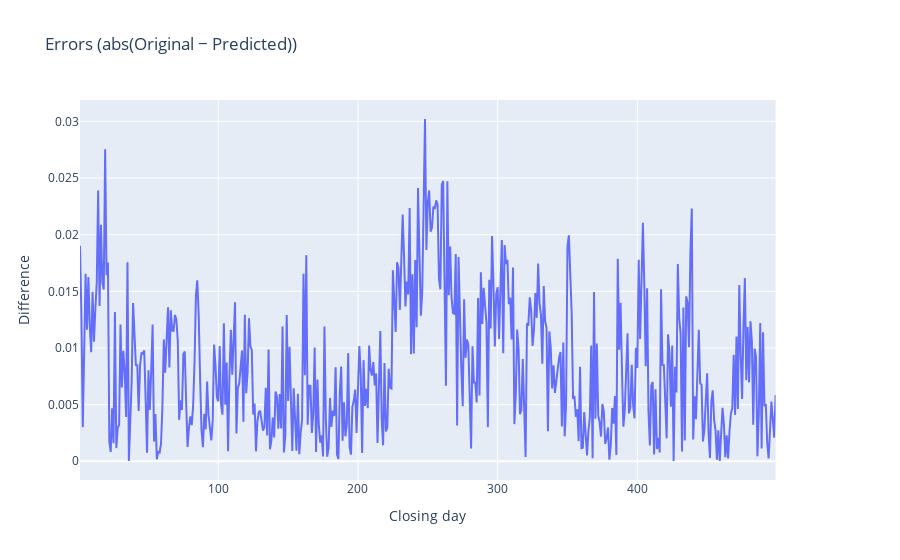

Notebook code for this chart:
### Code cell
# import graph_objects from plotly package
import plotly.graph_objects as go
 
# import make_subplots function from plotly.subplots
# to make grid of plots
from plotly.subplots import make_subplots
 
# use specs parameter in make_subplots function
# to create secondary y-axis
fig = make_subplots(specs=[[{"secondary_y": True}]])
 
# plot a scatter chart by specifying the x and y values
# Use add_trace function to specify secondary_y axes.
fig.add_trace(
    go.Scatter(x=list_of_numbers, y=df['Index Value'], name="CHF/USD"),
    secondary_y=False)
 
# Use add_trace function and specify secondary_y axes = True.
fig.add_trace(
    go.Scatter(x=list_of_numbers, y=df2['Index Value'], name="ANN"),
   secondary_y=False,)

fig.add_trace(
    go.Scatter(x=list_of_numbers, y=df3['Index Value'], name="LSTM"),
    secondary_y=False,)
fig.add_trace(
    go.Scatter(x=list_of_numbers, y=df4['Index Value'], name="Random walk"),
    secondary_y=False,)
 
# Adding title text to the figure
fig.update_layout(
    title_text="           Errors (abs(Original − Predicted))     "
)
 
# Naming x-axis
fig.update_xaxes(title_text="Closing day")
fig.update_yaxes(title_text="Difference")

 
# Naming y-axes
#fig.update_yaxes(title_text="<b>Main</b> Y - axis ", secondary_y=False)f1
#fig.update_yaxes(title_text="<b>secondary</b> Y - axis ", secondary_y=True)

### Figure 1 — Plotly figure (JSON) as saved in the notebook; plotly's stock layout.template omitted (floating-point values rounded to 4 significant figures; data arrays with more than 128 entries replaced by an {"elided": "..."} marker saying what was removed)
{"data": [{"name": "CHF/USD", "type": "scatter", "x": {"elided": "499 int values"}, "xaxis": "x", "y": {"elided": "499 float values"}, "yaxis": "y"}], "layout": {"title": {"text": "           Errors (abs(Original − Predicted))     "}, "xaxis": {"anchor": "y", "domain": [0, 0.94], "title": {"text": "Closing day"}}, "yaxis": {"anchor": "x", "domain": [0, 1], "title": {"text": "Difference"}}, "yaxis2": {"anchor": "x", "overlaying": "y", "side": "right", "title": {"text": "Difference"}}}}
